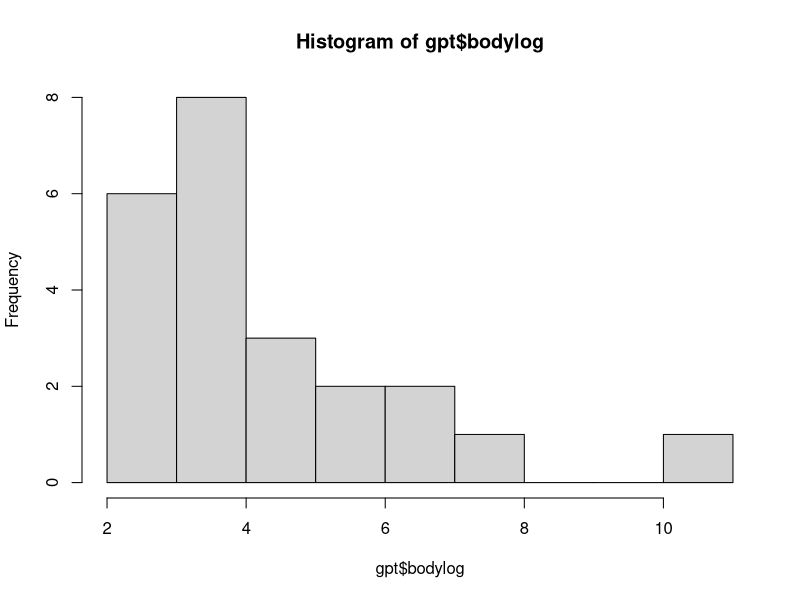
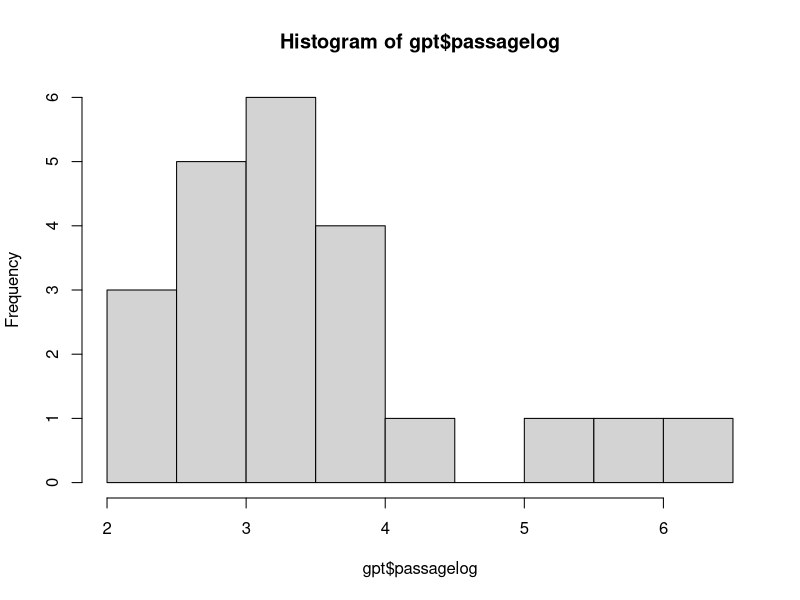
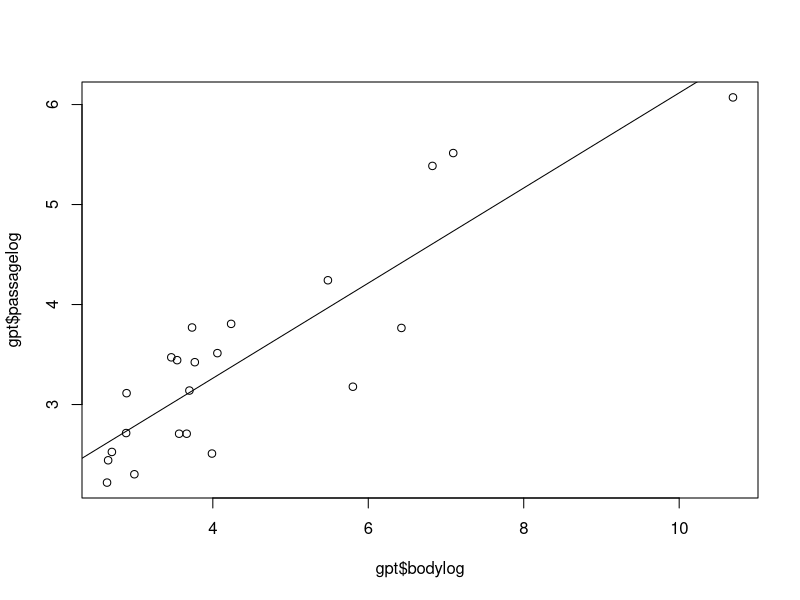

Reproduce these figures in R, in order.
## ---- chunk 1
knitr::opts_chunk$set(echo = TRUE)
## ---- chunk 2
gpt<- read.csv("gut_passage.csv", header=T, sep=";")
gpt
## ---- chunk 3
gpt$bodylog <- log(gpt$body.mass)
hist(gpt$bodylog)
gpt$passagelog <- log(gpt$seed.passage..min.)
hist(gpt$passagelog)
## ---- chunk 4
plot(gpt$bodylog, gpt$passagelog)
model <- lm(passagelog~bodylog, gpt)
summary(model)
abline(model)
## ---- chunk 5
cor.test(gpt$seed.passage..min., gpt$body.mass, method="pearson", use= "pairwise.complete.obs") # with raw data
cor.test(gpt$passagelog, gpt$bodylog, method="pearson", use= "pairwise.complete.obs") #with log converted data
## ---- chunk 6
BM_studied <- read.table("../../data/birds_incl_BM.txt", header= T, sep= "\t", 
                 dec = ".", na.strings = "NA")

## ---- chunk 7
# First need to convert body mass to log to make inference
BM_studied$bodylog <- log(BM_studied$body_mass)
#Infer estimated values of gut passage time for body mass
BM_studied$passagetime<- exp(predict(model, BM_studied))
str(BM_studied)
## ---- chunk 8
#save results in data.csv
write.csv(BM_studied, "gpt_inferred.csv")
